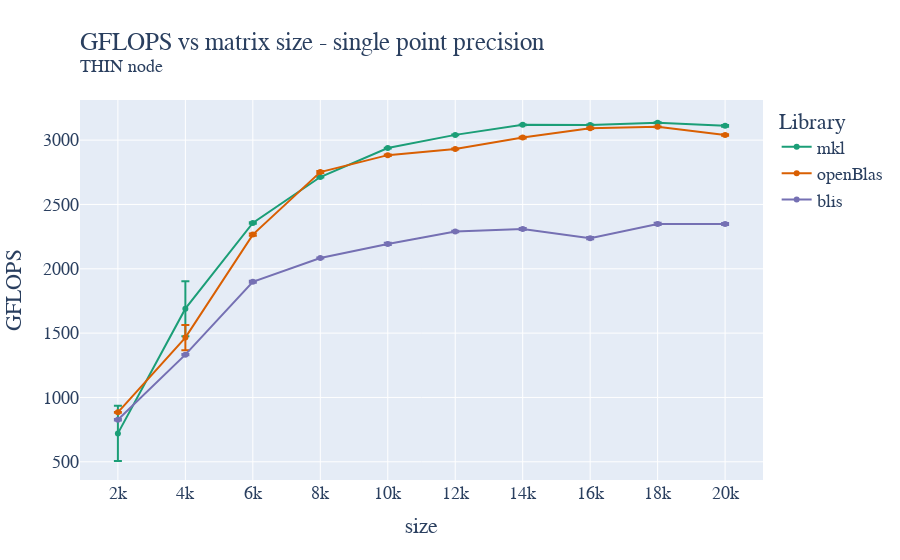

The notebook cell saved with this chart:
### Code cell
fig = go.Figure()

fig.add_trace(go.Scatter(x=mkl_float_avg["size"]["mean"], y=mkl_float_avg["gflops"]["mean"], name='mkl',
                         error_y=dict(
                             type="data",
                             array=mkl_float_avg["gflops"]["std"],
                             visible=True)))
fig.add_trace(go.Scatter(x=oblas_float_avg["size"]["mean"], y=oblas_float_avg["gflops"]["mean"], name='openBlas',
                         error_y=dict(
                             type="data",
                             array=oblas_float_avg["gflops"]["std"],
                             visible=True)))
fig.add_trace(go.Scatter(x=blis_float_avg["size"]["mean"], y=blis_float_avg["gflops"]["mean"], name='blis',
                         error_y=dict(
                             type="data",
                             array=blis_float_avg["gflops"]["std"],
                             visible=True)))
fig.update_layout(
    title=go.layout.Title(
        text="GFLOPS vs matrix size - single point precision<br><sup>THIN node</sup>",
        xref="paper",
        x=0,
    ),
    xaxis_title="size",
    xaxis = dict(
        tickmode = 'linear',
        tick0 = '2000',
        dtick = '2000'
    ),
    yaxis_title="GFLOPS",
    legend_title="Library",
    font=dict(
        family="Courier New, monospace",
        size=18,
    ),
    colorway=["#1b9e77","#d95f02", "#7570b3"]
)
fig.show()
fig.write_image("/home/andres/hpc/Foundations_of_HPC_2022/Assignment/my_assignment/report/images/fixed_cores_thin_float_gflops.pdf", height=500, width=1000)

### Figure 1 — Plotly figure (JSON) as saved in the notebook; plotly's stock layout.template omitted (floating-point values rounded to 4 significant figures)
{"data": [{"error_y": {"array": [214.7, 213.9, 5.657, 3.347, 2.957, 2.049, 2.732, 2.86, 4.4, 7.36], "type": "data", "visible": true}, "name": "mkl", "type": "scatter", "x": [2000, 4000, 6000, 8000, 10000, 12000, 14000, 16000, 18000, 20000], "y": [720.9, 1690.0, 2356.0, 2713.0, 2938.0, 3041.0, 3119.0, 3118.0, 3135.0, 3111.0]}, {"error_y": {"array": [3.163, 98.47, 9.322, 7.345, 5.665, 3.159, 7.116, 5.374, 3.384, 6.025], "type": "data", "visible": true}, "name": "openBlas", "type": "scatter", "x": [2000, 4000, 6000, 8000, 10000, 12000, 14000, 16000, 18000, 20000], "y": [884.3, 1465.0, 2265.0, 2752.0, 2883.0, 2931.0, 3020.0, 3092.0, 3103.0, 3039.0]}, {"error_y": {"array": [6.226, 4.964, 7.729, 3.348, 9.164, 5.441, 8.056, 8.783, 9.234, 7.877], "type": "data", "visible": true}, "name": "blis", "type": "scatter", "x": [2000, 4000, 6000, 8000, 10000, 12000, 14000, 16000, 18000, 20000], "y": [827.1, 1333.0, 1899.0, 2083.0, 2193.0, 2289.0, 2310.0, 2238.0, 2349.0, 2348.0]}], "layout": {"colorway": ["#1b9e77", "#d95f02", "#7570b3"], "font": {"family": "Courier New, monospace", "size": 18}, "legend": {"title": {"text": "Library"}}, "title": {"text": "GFLOPS vs matrix size - single point precision<br><sup>THIN node</sup>", "x": 0, "xref": "paper"}, "xaxis": {"dtick": "2000", "tick0": "2000", "tickmode": "linear", "title": {"text": "size"}}, "yaxis": {"title": {"text": "GFLOPS"}}}}
